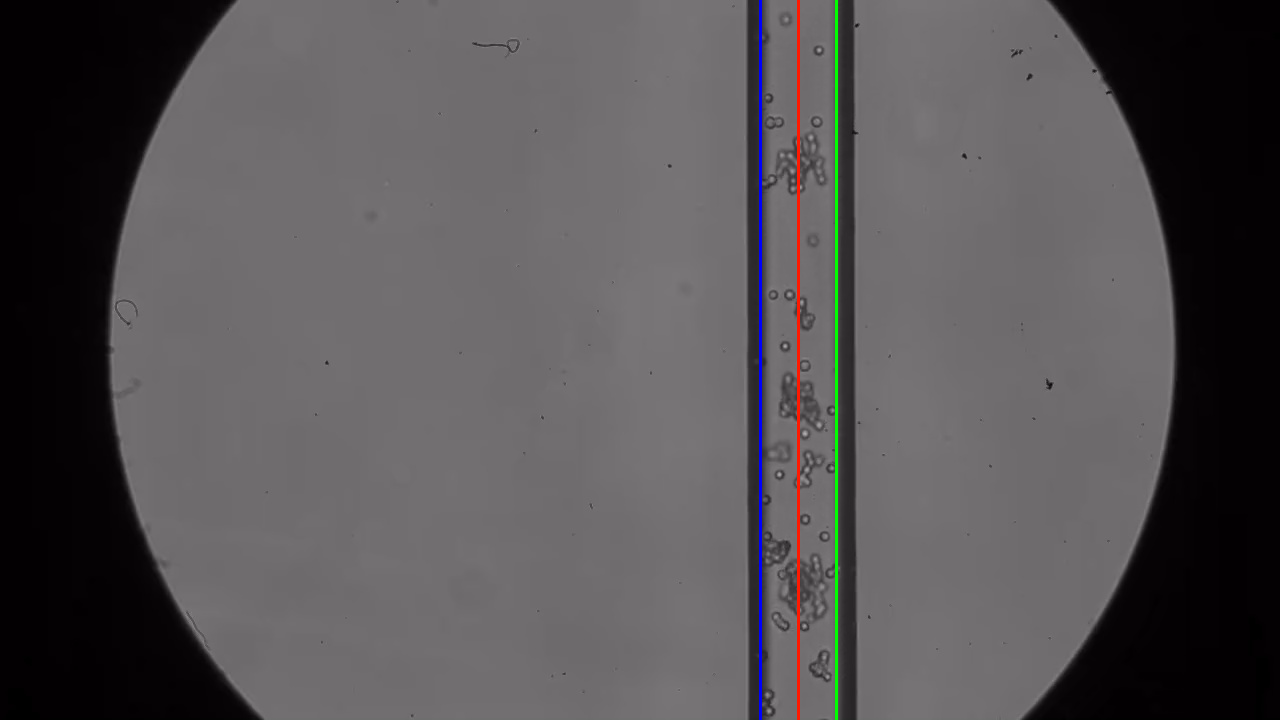
#> input picture 50x50_dextran_Results/Video1.png, 1280 x 720 px, given as the content of the folder C:/Users/Jerry Zhou/Video_frames, which was not available; the run also reads 1 picture not shown here
$ jupyter execute --allow-errors PMCE_Algorithm.ipynb
#> lines starting #> are read from the running program, lines starting #| are printed output that depends on the picture; after the words box and inside, x2 and y2 are one past the last pixel; in counts of white or black regions, pixels touching at a corner belong together; pictures that were not available may be replaced by others from this repository, and a replacement may not be noted
[cell 1]
import cv2
import numpy as np
import matplotlib.pyplot as plt
import os

[cell 2]
def sharpen(img):
    kernel = np.array([[-1, -1, -1], [-1, 9.3, -1], [-1, -1, -1]])
    img = cv2.filter2D(img, -1, kernel)
    thresh = cv2.cvtColor(img, cv2.COLOR_BGR2GRAY)

    lut_in = np.array([0, 93, 140, 255])
    lut_out = np.array([150, 50, 40, 40])
    lut_8u = np.interp(np.arange(0, 256), lut_in, lut_out).astype(np.uint8)

    thresh = cv2.LUT(thresh, lut_8u)
    ret, thresh = cv2.threshold(thresh, 0, 255, cv2.THRESH_BINARY_INV + cv2.THRESH_OTSU)
    thresh = cv2.bitwise_not(thresh)
    return thresh

def enhance_image(image):
    gray = cv2.cvtColor(image, cv2.COLOR_BGR2GRAY)
    clahe = cv2.createCLAHE(clipLimit=2.0, tileGridSize=(8, 8))
    enhanced = clahe.apply(gray)
    enhanced_image = cv2.cvtColor(enhanced, cv2.COLOR_GRAY2BGR)
    return enhanced_image

def find_blobs(image_path, contour_array, debug=False, blobs_are_black=False):
    image = cv2.imread(image_path)
    if blobs_are_black == False:
        image = cv2.bitwise_not(image)
    enhanced_image = enhance_image(image)
    kernel = np.ones((2, 2), np.uint8)
    ed = cv2.erode(enhanced_image, kernel, iterations=1)
    thresh = sharpen(ed)

    cnts, hierarchy = cv2.findContours(thresh, cv2.RETR_EXTERNAL, cv2.CHAIN_APPROX_TC89_L1)
    cnts = [cnts[i] for i in range(len(cnts)) if hierarchy[0][i][2] == -1]
    for c in cnts:
        area = cv2.contourArea(c)
        cv2.drawContours(enhanced_image, [c], -1, (0,0,255), cv2.FILLED)
        contour_array.append(c)

    if debug:
        plt.imshow(enhanced_image, cmap="binary")
        plt.title(f'Detected Contours with Cell Count: {len(contour_array)}')
        plt.show()

frame_directory = r"C:\Users\Jerry Zhou\Video_frames"
frame_files = sorted(os.listdir(frame_directory))
total = 0
all_contours = []
frame_height = 0
frame_width = 0

for index, frame_file in enumerate(frame_files):
    frame_path = os.path.join(frame_directory, frame_file)
    frame = cv2.imread(frame_path)
#> frame is the input picture: shape (720, 1280, 3); mean B, G, R 84.5, 82.6, 85.5

    # Extract the dimensions of the frame (only if it hasn't been done before)
    if frame_height == 0 and frame_width == 0:
        frame_height, frame_width, _ = frame.shape

    find_blobs(frame_path, all_contours, debug=False, blobs_are_black=False)
#> in sharpen, `ret, thresh = cv2.threshold(thresh, 0, 255, cv2.THRESH_BINARY_INV + cv..`:
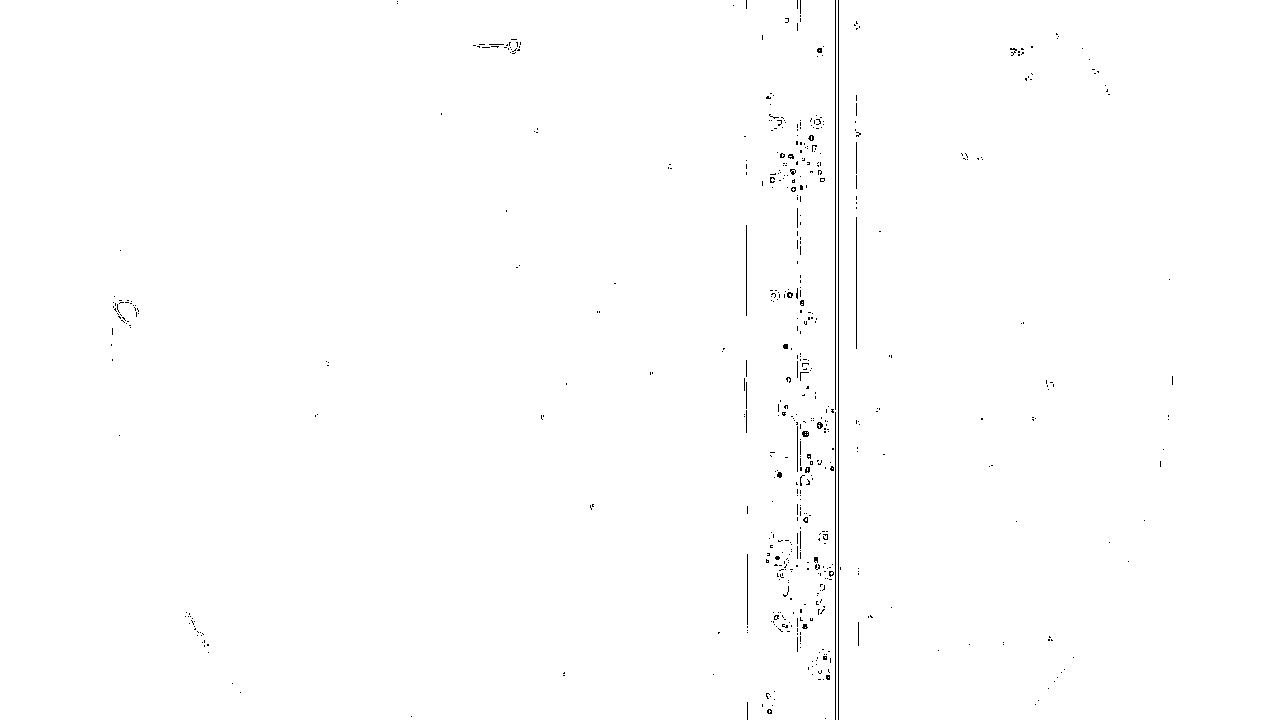
#> thresh: shape (720, 1280); 99.5% white; black in thin lines or dots, all inside (x1, y1, x2, y2) = (111, 0, 1173, 720)
#> in sharpen, `ret, thresh = cv2.threshold(thresh, 0, 255, cv2.THRESH_BINARY_INV + cv..`: ret = 84
#> in find_blobs, `cnts, hierarchy = cv2.findContours(thresh, cv2.RETR_EXTERNAL, cv2.CHAI..`: cnts = 581 contours, 579 with area under 20; largest, box (x1, y1, x2, y2) and area: (802, 431, 809, 437) 22, (817, 422, 823, 429) 22
#> the loop in find_blobs, `for c in cnts:` made 581 passes
#> (c, area) on passes 1 to 3: ([[825, 718]], 0), ([[411, 716]], 0), ([[767, 710], [768, 713], [771, 713], [770, 709]], 11)
#> after the loop in find_blobs, `for c in cnts:`:
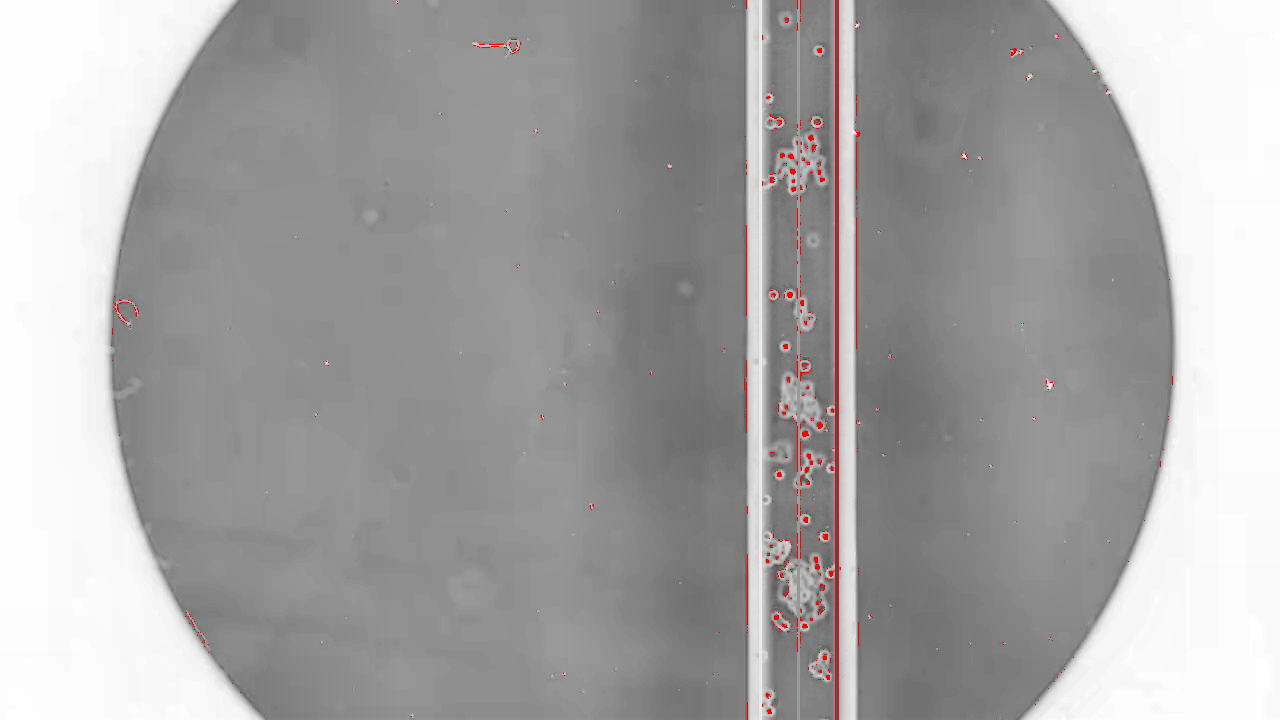
#> enhanced_image: shape (720, 1280, 3); mean B, G, R 164.5, 164.5, 165.6
#> after the loop in find_blobs, `for c in cnts:`: contour_array has the same summary as cnts
    total += len(all_contours)
    progress_percent = (index + 1) / len(frame_files) * 100
    print(f"Processing frames: {progress_percent:.2f}%")

[cell 3]
blank_frame = np.full((frame_height, frame_width, 3), 255, dtype=np.uint8)
for contour in all_contours:
    cv2.drawContours(blank_frame, [contour], -1, (0, 0, 255), cv2.FILLED)

output_directory = r"C:\Users\Jerry Zhou\Output_Image"
os.makedirs(output_directory, exist_ok=True)

output_path = os.path.join(output_directory, "blank_frame.png")
cv2.imwrite(output_path, blank_frame)

plt.imshow(blank_frame)
plt.title("Particulate Mapping")
plt.axis("on")
plt.show()

[cell 4]
def detect_contours(image_path, approx_method=cv2.CHAIN_APPROX_TC89_L1):
    image = cv2.imread(image_path)
    gray = cv2.cvtColor(image, cv2.COLOR_BGR2GRAY)
    _, thresh = cv2.threshold(gray, 128, 255, cv2.THRESH_BINARY)
    contours, _ = cv2.findContours(thresh, cv2.RETR_EXTERNAL, approx_method)

    contour_frame = np.zeros_like(image)
    cv2.drawContours(contour_frame, contours, -1, (0, 0, 255), 2)
    return contour_frame, contours

image_path = r"C:\Users\Jerry Zhou\Output_Image\blank_frame.png"
result_frame, contour_list = detect_contours(image_path)
#> in detect_contours, `contours, _ = cv2.findContours(thresh, cv2.RETR_EXTERNAL, approx_method)`: contours = 72 contours, 71 with area under 20; largest, box (x1, y1, x2, y2) and area: (835, 0, 838, 720) 1438
#> contour_list has the same summary as contours in detect_contours
result_frame_rgb = cv2.cvtColor(result_frame, cv2.COLOR_BGR2RGB)

second_image_path = r"C:\Users\Jerry Zhou\Video_frames\frame_1.jpg"
second_image = cv2.imread(second_image_path)
second_image_rgb = cv2.cvtColor(second_image, cv2.COLOR_BGR2RGB)

combined_image = cv2.addWeighted(second_image_rgb, 1, result_frame_rgb, 1, 0)

plt.imshow(combined_image)
plt.title("Boundary Detection Overlay")
plt.axis("on")
plt.show()

[cell 5]
def remove_duplicate_points(contours):
    cleaned_contours = []

    for contour in contours:
        unique_points_set = set()
        cleaned_contour = []

        for point in contour:
            point_tuple = tuple(point[0])  # Convert point array to a tuple for set comparison
            if point_tuple not in unique_points_set:
                unique_points_set.add(point_tuple)
                cleaned_contour.append(point)

        cleaned_contours.append(cleaned_contour)

    return cleaned_contours
def extract_points_from_contours(contour_list):
    points_list = []
    for contour in contour_list:
        for point in contour:
            x, y = point[0]
            points_list.append((x, y))
    return points_list
new_points = remove_duplicate_points(contour_list)
#> the loop in remove_duplicate_points, `for contour in contours:` made 72 passes
#> contour on passes 1 to 4: [[768, 710], [768, 712], [770, 711]], [[767, 693], [767, 695]], [[1052, 680]], [[827, 675], [826, 677], [828, 677]]
#> after the loop in remove_duplicate_points, `for contour in contours:`: cleaned_contours = 72 items, first 6: [[[768, 710]], [[768, 712]], [[770, 711]]], [[[767, 693]], [[767, 695]]], [[[1052, 680]]], [[[827, 675]], [[826, 677]], [[828, 677]]], [[[823, 656]], [[823, 658]], [[825, 656]]], [[[780, 631]]]
#> new_points has the same summary as cleaned_contours in remove_duplicate_points
points_to_use = extract_points_from_contours(new_points)
#> the loop in extract_points_from_contours, `for contour in contour_list:` made 72 passes
#> after the loop in extract_points_from_contours, `for contour in contour_list:`: points_list = 128 pairs, first value 114 to 1052, second value 0 to 719
#> points_to_use has the same summary as points_list in extract_points_from_contours

[cell 6]
unique_y_values = set()
for x, y in points_to_use:
    unique_y_values.add(y)
#> this loop made 128 passes
#> after the loop, unique_y_values = 108 items

unique_y_values_list = list(unique_y_values)
#> unique_y_values_list = 108 values, max 719 at index 68, min 0 at index 0, mean 401.7
y_value_points = {}

for y_value in unique_y_values_list:
    points_with_y_value = [point for point in points_to_use if point[1] == y_value]
    sorted_points = sorted(points_with_y_value, key=lambda p: p[0])  # Sort based on x-coordinate
    y_value_points[y_value] = sorted_points
#> this loop made 108 passes
#> (y_value, sorted_points) on passes 2 to 5: (518, [(806, 518)]), (519, [(804, 519)]), (520, [(806, 520)]), (18, [(787, 18)])
#> after the loop, y_value_points = 108 items

for y_value, points in y_value_points.items():
    print(f"Y-Value: {y_value}, Points: {points}")
#> this loop made 108 passes
#> (printed output is left out)

[cell 7]
y_value_points = {}
for y_value in unique_y_values_list:
    points_with_y_value = [point for point in points_to_use if point[1] == y_value]
    sorted_points = sorted(points_with_y_value, key=lambda p: p[0])  # Sort based on x-coordinate
    y_value_points[y_value] = sorted_points

largest_difference_points_list = []

for y_value, points in y_value_points.items():
    largest_difference_points = None
    largest_difference = 0

    for i in range(len(points) - 1):
        x1, y1 = points[i]
        x2, y2 = points[i + 1]
        difference = abs(x2 - x1)

        if difference > largest_difference:
            largest_difference = difference
            largest_difference_points = (x1, y1), (x2, y2)

    if largest_difference_points:
        largest_difference_points_list.append(largest_difference_points)
    print(f"Y-Value: {y_value}, Points: {largest_difference_points}")
#> this loop made 108 passes
#> (y_value, points) on passes 1 to 4: (0, [(835, 0), (837, 0)]), (518, [(806, 518)]), (519, [(804, 519)]), (520, [(806, 520)])
#> (printed output is left out)
#> after the loop, largest_difference_points_list = 18 items

largest_difference_points_array = np.array(largest_difference_points_list)

[cell 8]
flattened_list = largest_difference_points_array.flatten().tolist()
#> flattened_list = 72 values, max 837 at index 2, min 0 at index 1, mean 554.2
largest_difference_points_array

[cell 9]
x_values = flattened_list[::2]  # Get every second element starting from index 0
#> x_values = 36 values, max 837 at index 1, min 114 at index 32, mean 743.1
y_values = flattened_list[1::2]  # Get every second element starting from index 1
#> y_values = 36 values, max 719 at index 26, min 0 at index 0, mean 365.3
plt.scatter(x_values, y_values, marker='.', color='blue', s = 10)
plt.xlabel("X-Coordinate")
plt.ylabel("Y-Coordinate")
plt.title("Scatter Plot of Tuples in flattened_list")
plt.show()

[cell 10]
unique_x, counts = np.unique(x_values, return_counts=True)
#> unique_x = 30 values from 114 to 837; counts = 30 values, max 3 at index 14, min 1 at index 0, mean 1.2
sorted_indices = np.argsort(counts)[::-1]
#> sorted_indices = 30 values, max 29 at index 1, min 0 at index 29, mean 14.5
sorted_unique_x = unique_x[sorted_indices]
#> sorted_unique_x = 30 values, max 837 at index 1, min 114 at index 29, mean 730.7
sorted_counts = counts[sorted_indices]
#> sorted_counts = 30 values, max 3 at index 0, min 1 at index 5, mean 1.2

largest_difference_points_list = list(zip(sorted_unique_x, sorted_counts))
#> largest_difference_points_list = 30 pairs, first value 114 to 837, second value 1 to 3
print("Data as (x-coordinate, its counts) tuples:")
print(largest_difference_points_list)

plt.bar(unique_x, counts)
plt.xlabel('X-coordinate')
plt.ylabel('Count')
plt.title('Number of Points vs X-coordinate')
plt.show()

[cell 11]
sorted_largest_difference_points = sorted(largest_difference_points_list, key=lambda item: item[0])
#> sorted_largest_difference_points has the same summary as largest_difference_points_list

print("Sorted tuples in ascending x-coordinate order:")
print(sorted_largest_difference_points)

[cell 12]
def find_clusters(points_list, max_distance=2):
    sorted_points = sorted(points_list)
    clusters = []
    current_cluster = []

    for i in range(len(sorted_points)):
        if not current_cluster:
            current_cluster.append(sorted_points[i])
        else:
            prev_point = current_cluster[-1]
            distance = abs(sorted_points[i] - prev_point)

            if distance <= max_distance:
                current_cluster.append(sorted_points[i])
            else:
                if len(current_cluster) >= 1:
                    clusters.append(current_cluster)
                current_cluster = [sorted_points[i]]

    if len(current_cluster) >= 1:
        clusters.append(current_cluster)

    return clusters

def find_clusters_with_counts(points_list, clusters):
    cluster_counts = []
    for cluster in clusters:
        count = sum(point[1] for point in points_list if point[0] in cluster)
        cluster_counts.append(count)

    sorted_clusters_with_counts = sorted(zip(clusters, [sum(point[1] for point in points_list if point[0] in cluster) for cluster in clusters]), key=lambda x: x[1], reverse=True)
    top_two_clusters = sorted_clusters_with_counts[:2]

    return [cluster for cluster, _ in top_two_clusters]

x_values = [point[0] for point in largest_difference_points_list]
#> x_values has the same summary as sorted_unique_x
clusters = find_clusters(x_values, max_distance=1)
#> in find_clusters, `sorted_points = sorted(points_list)`: sorted_points = 30 values from 114 to 837
#> the loop in find_clusters, `for i in range(len(sorted_points)):` made 30 passes
#> (prev_point, distance, current_cluster) on passes 2 to 5: (114, 78, [192]), (192, 317, [509]), (509, 7, [516]), (516, 2, [518])
#> after the loop in find_clusters, `for i in range(len(sorted_points)):`: clusters = [[114], [192], [509], [516], [518], [772], [774, 775, 776], [778], [780, 781, 782], [788], [790], [793], [800, 801], [814], [816, 817, 818], [820], [822, 823], [825, 826], [828], [835]]
#> clusters = [[114], [192], [509], [516], [518], [772], [774, 775, 776], [778], [780, 781, 782], [788], [790], [793], [800, 801], [814], [816, 817, 818], [820], [822, 823], [825, 826], [828], [835], [837]]

top_two_clusters = find_clusters_with_counts(largest_difference_points_list, clusters)
#> the loop in find_clusters_with_counts, `for cluster in clusters:` made 21 passes
#> (cluster, count) on passes 1 to 4: ([114], 1), ([192], 1), ([509], 1), ([516], 1)
#> after the loop in find_clusters_with_counts, `for cluster in clusters:`: cluster_counts = [1, 1, 1, 1, 1, 1, 3, 1, 3, 2, 3, 2, 2, 1, 3, 1, 2, 2, 1, 2, 2]
#> in find_clusters_with_counts, `sorted_clusters_with_counts = sorted(zip(clusters, [sum(point[1] for p..`: sorted_clusters_with_counts = 21 items
#> in find_clusters_with_counts, `top_two_clusters = sorted_clusters_with_counts[:2]`: top_two_clusters = [([774, 775, 776], 3), ([780, 781, 782], 3)]
#> top_two_clusters = [[774, 775, 776], [780, 781, 782]]
top_two_clusters
#> Out = [[774, 775, 776], [780, 781, 782]]

[cell 13]
cluster1_x = []
cluster2_x = []

for cluster in top_two_clusters:
    if cluster == top_two_clusters[0]:
        cluster1_x.extend(cluster)
    elif cluster == top_two_clusters[1]:
        cluster2_x.extend(cluster)
#> this loop made 2 passes
#> after the loop, cluster1_x = [774, 775, 776]; cluster2_x = [780, 781, 782]

print("Cluster 1 x-coordinates:", cluster1_x)
print("Cluster 2 x-coordinates:", cluster2_x)

[cell 14]
matching_indices = np.where(np.isin(unique_x, cluster1_x))
#> matching_indices = ([6, 7, 8],)
unique_x_cluster1 = unique_x[matching_indices]
#> unique_x_cluster1 = [774, 775, 776]
counts_cluster1 = counts[matching_indices]
#> counts_cluster1 = [1, 1, 1]

largest_difference_points_list_cluster1 = list(zip(unique_x_cluster1, counts_cluster1))
#> largest_difference_points_list_cluster1 = [(774, 1), (775, 1), (776, 1)]
x_with_largest_count = unique_x_cluster1[np.argmax(counts_cluster1)]
#> x_with_largest_count = 774
largest_count = np.max(counts_cluster1)
#> largest_count = 1

print("X-coordinate with the largest count in cluster1_x:", x_with_largest_count)
print("Largest count:", largest_count)
print("Data as (x-coordinate, its counts) tuples for cluster1_x:")
print(largest_difference_points_list_cluster1)

[cell 15]
matching_indices_cluster2 = np.where(np.isin(unique_x, cluster2_x))
#> matching_indices_cluster2 = ([10, 11, 12],)
unique_x_cluster2 = unique_x[matching_indices_cluster2]
#> unique_x_cluster2 = [780, 781, 782]
counts_cluster2 = counts[matching_indices_cluster2]
#> counts_cluster2 = [1, 1, 1]

largest_difference_points_list_cluster2 = list(zip(unique_x_cluster2, counts_cluster2))
#> largest_difference_points_list_cluster2 = [(780, 1), (781, 1), (782, 1)]
x_with_largest_count_cluster2 = unique_x_cluster2[np.argmax(counts_cluster2)]
#> x_with_largest_count_cluster2 = 780
largest_count_cluster2 = np.max(counts_cluster2)
#> largest_count_cluster2 = 1

print("X-coordinate with the largest count in cluster2_x:", x_with_largest_count_cluster2)
print("Largest count in cluster2_x:", largest_count_cluster2)
print("Data as (x-coordinate, its counts) tuples for cluster2_x:")
print(largest_difference_points_list_cluster2)

[cell 16]
midpoint = int((cluster1_x[0] + cluster2_x[0]) / 2)
#> midpoint = 777
frame = cv2.imread(frame_path)

frame_height, frame_width, _ = frame.shape
midpoint_y = int(frame_height / 2)

line_color_cluster1 = (0, 0, 255)
line_color_cluster2 = (0, 255, 0)
line_color_midpoint = (255, 25, 0)
line_thickness = 2
cv2.line(frame, (cluster1_x[0], 0), (cluster1_x[0], frame_height - 1), line_color_cluster1, line_thickness)
cv2.line(frame, (cluster2_x[0], 0), (cluster2_x[0], frame_height - 1), line_color_cluster2, line_thickness)
cv2.line(frame, (midpoint, 0), (midpoint, frame_height - 1), line_color_midpoint, line_thickness)
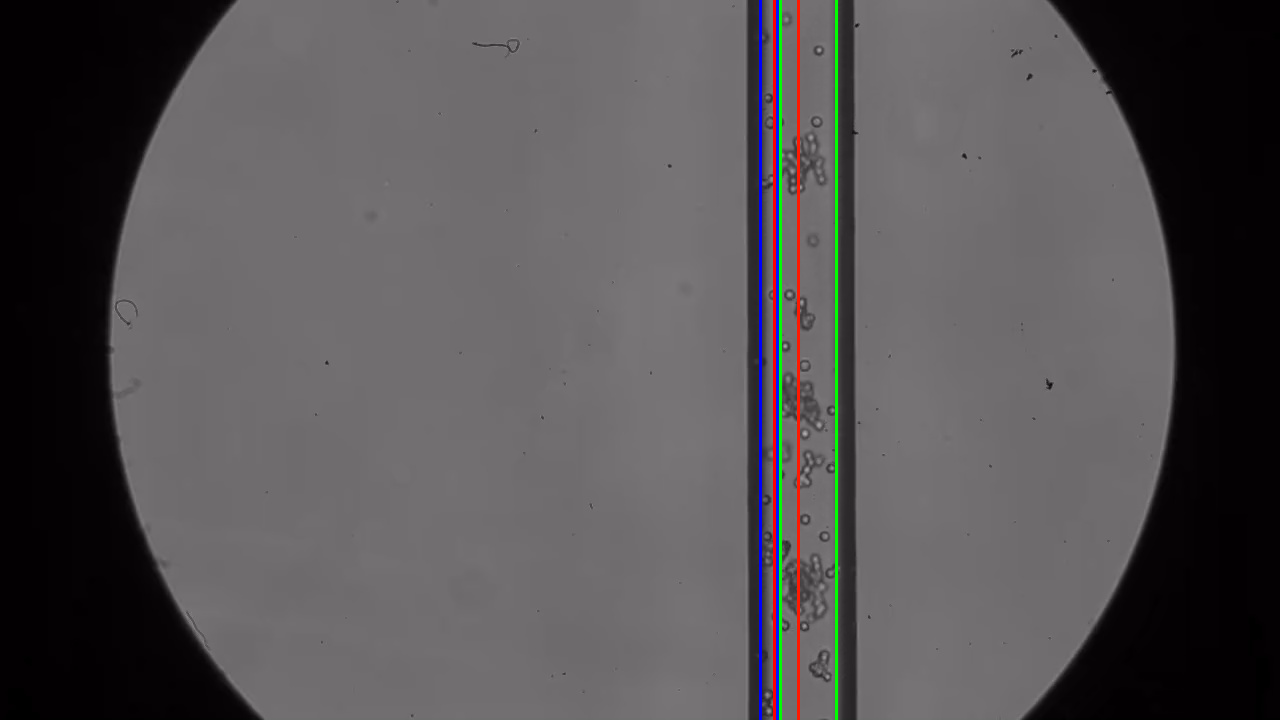
#> frame: shape (720, 1280, 3); mean B, G, R 84.3, 82.5, 85.3

frame_rgb = cv2.cvtColor(frame, cv2.COLOR_BGR2RGB)
plt.imshow(frame_rgb)
plt.title("Frame with Vertical Lines and Midpoint Line")
plt.axis("off")

output_directory = r"C:\Users\Jerry Zhou\50x50_dextran_EVID"
output_filename = "Video24.png"
output_path = os.path.join(output_directory, output_filename)
cv2.imwrite(output_path, frame_rgb)
print(abs(midpoint - cluster1_x[0]))
print(abs(midpoint - cluster2_x[0]))
plt.show()
